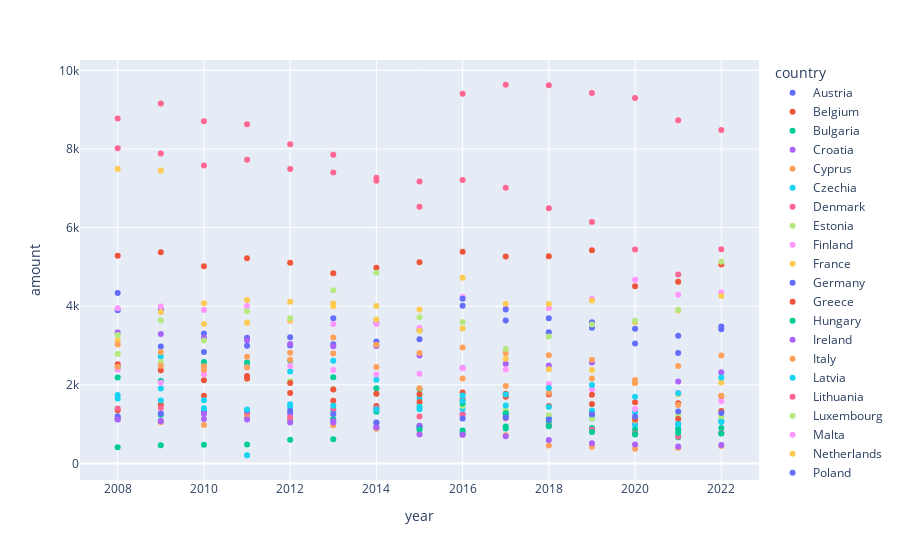

The notebook cell this image was saved under:
### Markdown cell above
Now, I'm going to add up all the crime per country, per year. Because each crime is in the per 100k units, i can simply add them up to get the total amount of crimes per 100k for a given country for a given year

### Code cell
df_crime_100k = df_crime[ df_crime["Unit of measure"] == "Per hundred thousand inhabitants" ]
df_crime_100k_nona = df_crime_100k.dropna()


country_lst = []
year_lst = []
amount = []
for country in eu_countries:
    df_country = get_crime_data(country)
    min = df_country["Year"].min()
    max = df_country["Year"].max()

    df_crime_country = pd.DataFrame()
    
    for year in range(min, max + 1):
        df_country_year = df_country[df_country["Year"] == year]
        sum = df_country_year["Amount (Per 100k)"].sum()
        country_lst.append(country)
        year_lst.append(year)
        amount.append(sum)
    

df_total_crime = pd.DataFrame({"country" : country_lst, "year" : year_lst, "amount" : amount})

print(df_total_crime)


print(df_total_crime.corr())
px.scatter(df_total_crime, x="year", y="amount", color="country")

### Figure 1 — Plotly figure (JSON) as saved in the notebook; plotly's stock layout.template omitted (floating-point values rounded to 4 significant figures)
{"data": [{"hovertemplate": "country=Austria<br>year=%{x}<br>amount=%{y}<extra></extra>", "legendgroup": "Austria", "marker": {"color": "#636efa", "symbol": "circle"}, "mode": "markers", "name": "Austria", "orientation": "v", "showlegend": true, "type": "scatter", "x": [2008, 2009, 2010, 2011, 2012, 2013, 2014, 2015, 2016, 2017, 2018, 2019, 2020, 2021, 2022], "xaxis": "x", "y": [3897.0, 3907.0, 3308.0, 3197.0, 3212.0, 3697.0, 3574.0, 3397.0, 4012.0, 3635.0, 3338.0, 3451.0, 3051.0, 2811.0, 3413.0], "yaxis": "y"}, {"hovertemplate": "country=Belgium<br>year=%{x}<br>amount=%{y}<extra></extra>", "legendgroup": "Belgium", "marker": {"color": "#EF553B", "symbol": "circle"}, "mode": "markers", "name": "Belgium", "orientation": "v", "showlegend": true, "type": "scatter", "x": [2008, 2009, 2010, 2011, 2012, 2013, 2014, 2015, 2016, 2017, 2018, 2019, 2020, 2021, 2022], "xaxis": "x", "y": [5287.0, 5371.0, 5014.0, 5220.0, 5103.0, 4839.0, 4980.0, 5118.0, 5383.0, 5264.0, 5271.0, 5426.0, 4507.0, 4623.0, 5064.0], "yaxis": "y"}, {"hovertemplate": "country=Bulgaria<br>year=%{x}<br>amount=%{y}<extra></extra>", "legendgroup": "Bulgaria", "marker": {"color": "#00cc96", "symbol": "circle"}, "mode": "markers", "name": "Bulgaria", "orientation": "v", "showlegend": true, "type": "scatter", "x": [2008, 2009, 2010, 2011, 2012, 2013, 2014, 2015, 2016, 2017, 2018, 2019, 2020, 2021, 2022], "xaxis": "x", "y": [1126.0, 1239.0, 1334.0, 1186.0, 1102.0, 1131.0, 1038.0, 954.0, 839.5, 937.0, 963.2, 864.6, 738.0, 668.0, 765.1], "yaxis": "y"}, {"hovertemplate": "country=Croatia<br>year=%{x}<br>amount=%{y}<extra></extra>", "legendgroup": "Croatia", "marker": {"color": "#ab63fa", "symbol": "circle"}, "mode": "markers", "name": "Croatia", "orientation": "v", "showlegend": true, "type": "scatter", "x": [2008, 2009, 2010, 2011, 2012, 2013, 2014, 2015, 2016, 2017, 2018, 2019, 2020, 2021, 2022], "xaxis": "x", "y": [1143.0, 1084.0, 1128.0, 1213.0, 1261.0, 1073.0, 918.8, 958.4, 1258.0, 1217.0, 1171.0, 1242.0, 1007.0, 1006.0, 1079.0], "yaxis": "y"}, {"hovertemplate": "country=Cyprus<br>year=%{x}<br>amount=%{y}<extra></extra>", "legendgroup": "Cyprus", "marker": {"color": "#FFA15A", "symbol": "circle"}, "mode": "markers", "name": "Cyprus", "orientation": "v", "showlegend": true, "type": "scatter", "x": [2008, 2009, 2010, 2011, 2012, 2013, 2014, 2015, 2016, 2017, 2018, 2019, 2020, 2021, 2022], "xaxis": "x", "y": [1135.0, 1045.0, 975.4, 1218.0, 1134.0, 973.5, 880.2, 762.8, 733.0, 715.6, 458.8, 422.1, 371.4, 396.9, 441.6], "yaxis": "y"}, {"hovertemplate": "country=Czechia<br>year=%{x}<br>amount=%{y}<extra></extra>", "legendgroup": "Czechia", "marker": {"color": "#19d3f3", "symbol": "circle"}, "mode": "markers", "name": "Czechia", "orientation": "v", "showlegend": true, "type": "scatter", "x": [2008, 2009, 2010, 2011, 2012, 2013, 2014, 2015, 2016, 2017, 2018, 2019, 2020, 2021, 2022], "xaxis": "x", "y": [2459.0, 2718.0, 2554.0, 2493.0, 2342.0, 2610.0, 2131.0, 1665.0, 1390.0, 1275.0, 1158.0, 1167.0, 965.0, 906.6, 1083.0], "yaxis": "y"}, {"hovertemplate": "country=Denmark<br>year=%{x}<br>amount=%{y}<extra></extra>", "legendgroup": "Denmark", "marker": {"color": "#FF6692", "symbol": "circle"}, "mode": "markers", "name": "Denmark", "orientation": "v", "showlegend": true, "type": "scatter", "x": [2008, 2009, 2010, 2011, 2012, 2013, 2014, 2015, 2016, 2017, 2018, 2019, 2020, 2021, 2022], "xaxis": "x", "y": [8775.0, 9158.0, 8707.0, 8628.0, 8122.0, 7854.0, 7267.0, 6529.0, 7213.0, 7012.0, 6493.0, 6144.0, 5442.0, 4807.0, 5446.0], "yaxis": "y"}, {"hovertemplate": "country=Estonia<br>year=%{x}<br>amount=%{y}<extra></extra>", "legendgroup": "Estonia", "marker": {"color": "#B6E880", "symbol": "circle"}, "mode": "markers", "name": "Estonia", "orientation": "v", "showlegend": true, "type": "scatter", "x": [2008, 2009, 2010, 2011, 2012, 2013, 2014, 2015, 2016, 2017, 2018, 2019, 2020, 2021, 2022], "xaxis": "x", "y": [2781.0, 2581.0, 2508.0, 2153.0, 2091.0, 1886.0, 1774.0, 1489.0, 1464.0, 1356.0, 1228.0, 1134.0, 1092.0, 1215.0, 1183.0], "yaxis": "y"}, {"hovertemplate": "country=Finland<br>year=%{x}<br>amount=%{y}<extra></extra>", "legendgroup": "Finland", "marker": {"color": "#FF97FF", "symbol": "circle"}, "mode": "markers", "name": "Finland", "orientation": "v", "showlegend": true, "type": "scatter", "x": [2008, 2009, 2010, 2011, 2012, 2013, 2014, 2015, 2016, 2017, 2018, 2019, 2020, 2021, 2022], "xaxis": "x", "y": [3948.0, 3991.0, 3907.0, 4003.0, 3631.0, 3547.0, 3548.0, 3452.0, 4235.0, 3957.0, 3956.0, 4189.0, 4676.0, 4289.0, 4351.0], "yaxis": "y"}, {"hovertemplate": "country=France<br>year=%{x}<br>amount=%{y}<extra></extra>", "legendgroup": "France", "marker": {"color": "#FECB52", "symbol": "circle"}, "mode": "markers", "name": "France", "orientation": "v", "showlegend": true, "type": "scatter", "x": [2008, 2009, 2010, 2011, 2012, 2013, 2014, 2015, 2016, 2017, 2018, 2019, 2020, 2021, 2022], "xaxis": "x", "y": [3126.0, 3855.0, 3548.0, 3580.0, 3637.0, 4000.0, 4003.0, 3916.0, 4725.0, 4060.0, 4056.0, 4144.0, 3594.0, 3891.0, 4262.0], "yaxis": "y"}, {"hovertemplate": "country=Germany<br>year=%{x}<br>amount=%{y}<extra></extra>", "legendgroup": "Germany", "marker": {"color": "#636efa", "symbol": "circle"}, "mode": "markers", "name": "Germany", "orientation": "v", "showlegend": true, "type": "scatter", "x": [2008, 2009, 2010, 2011, 2012, 2013, 2014, 2015, 2016, 2017, 2018, 2019, 2020, 2021, 2022], "xaxis": "x", "y": [4338.0, 2972.0, 2833.0, 2997.0, 2997.0, 3033.0, 3100.0, 3161.0, 4187.0, 3918.0, 3692.0, 3593.0, 3427.0, 3246.0, 3483.0], "yaxis": "y"}, {"hovertemplate": "country=Greece<br>year=%{x}<br>amount=%{y}<extra></extra>", "legendgroup": "Greece", "marker": {"color": "#EF553B", "symbol": "circle"}, "mode": "markers", "name": "Greece", "orientation": "v", "showlegend": true, "type": "scatter", "x": [2008, 2009, 2010, 2011, 2012, 2013, 2014, 2015, 2016, 2017, 2018, 2019, 2020, 2021, 2022], "xaxis": "x", "y": [1354.0, 1493.0, 1719.0, 2224, 1790.0, 1595.0, 1459.0, 1561.0, 1624.0, 1699.0, 1461.0, 1512.0, 1120.0, 1128.0, 1337.0], "yaxis": "y"}, {"hovertemplate": "country=Hungary<br>year=%{x}<br>amount=%{y}<extra></extra>", "legendgroup": "Hungary", "marker": {"color": "#00cc96", "symbol": "circle"}, "mode": "markers", "name": "Hungary", "orientation": "v", "showlegend": true, "type": "scatter", "x": [2008, 2009, 2010, 2011, 2012, 2013, 2014, 2015, 2016, 2017, 2018, 2019, 2020, 2021, 2022], "xaxis": "x", "y": [2189.0, 2100, 2582.0, 2565.0, 2622.0, 2192.0, 1912.0, 1887.0, 1524.0, 1275.0, 1062.0, 902.2, 858.1, 865.7, 904.0], "yaxis": "y"}, {"hovertemplate": "country=Ireland<br>year=%{x}<br>amount=%{y}<extra></extra>", "legendgroup": "Ireland", "marker": {"color": "#ab63fa", "symbol": "circle"}, "mode": "markers", "name": "Ireland", "orientation": "v", "showlegend": true, "type": "scatter", "x": [2008, 2009, 2010, 2011, 2012, 2013, 2014, 2015, 2016, 2017, 2018, 2019, 2020, 2021, 2022], "xaxis": "x", "y": [3333.0, 3293.0, 3198.0, 3132.0, 3038.0, 2983.0, 2988.0, 2744.0, 2429.0, 2537.0, 2493.0, 2568.0, 2068.0, 2082.0, 2322.0], "yaxis": "y"}, {"hovertemplate": "country=Italy<br>year=%{x}<br>amount=%{y}<extra></extra>", "legendgroup": "Italy", "marker": {"color": "#FFA15A", "symbol": "circle"}, "mode": "markers", "name": "Italy", "orientation": "v", "showlegend": true, "type": "scatter", "x": [2008, 2009, 2010, 2011, 2012, 2013, 2014, 2015, 2016, 2017, 2018, 2019, 2020, 2021, 2022], "xaxis": "x", "y": [3027.0, 2838.0, 2472.0, 2712.0, 2818.0, 3205.0, 3017.0, 2809.0, 2949.0, 2809.0, 2753.0, 2637.0, 2123.0, 2479.0, 2745.0], "yaxis": "y"}, {"hovertemplate": "country=Latvia<br>year=%{x}<br>amount=%{y}<extra></extra>", "legendgroup": "Latvia", "marker": {"color": "#19d3f3", "symbol": "circle"}, "mode": "markers", "name": "Latvia", "orientation": "v", "showlegend": true, "type": "scatter", "x": [2008, 2009, 2010, 2011, 2012, 2013, 2014, 2015, 2016, 2017, 2018, 2019, 2020, 2021, 2022], "xaxis": "x", "y": [1738.0, 1903.0, 1608.0, 208.4, 1426.0, 1362.0, 1405.0, 1376.0, 1588.0, 1474.0, 1436.0, 1346, 1302.0, 1003.0, 1053.0], "yaxis": "y"}, {"hovertemplate": "country=Lithuania<br>year=%{x}<br>amount=%{y}<extra></extra>", "legendgroup": "Lithuania", "marker": {"color": "#FF6692", "symbol": "circle"}, "mode": "markers", "name": "Lithuania", "orientation": "v", "showlegend": true, "type": "scatter", "x": [2008, 2009, 2010, 2011, 2012, 2013, 2014, 2015, 2016, 2017, 2018, 2019, 2020, 2021, 2022], "xaxis": "x", "y": [1397.0, 1412.0, 1273.0, 1293.0, 1165.0, 1385.0, 1397.0, 1197.0, 1232.0, 1147.0, 959.2, 854.5, 759.2, 687.6, 776.9], "yaxis": "y"}, {"hovertemplate": "country=Luxembourg<br>year=%{x}<br>amount=%{y}<extra></extra>", "legendgroup": "Luxembourg", "marker": {"color": "#B6E880", "symbol": "circle"}, "mode": "markers", "name": "Luxembourg", "orientation": "v", "showlegend": true, "type": "scatter", "x": [2008, 2009, 2010, 2011, 2012, 2013, 2014, 2015, 2016, 2017, 2018, 2019, 2020, 2021, 2022], "xaxis": "x", "y": [3268.0, 3634.0, 3129.0, 3875.0, 3695.0, 4405.0, 4848.0, 3721.0, 3599.0, 2908.0, 3227.0, 3532.0, 3628.0, 3909.0, 5133.0], "yaxis": "y"}, {"hovertemplate": "country=Malta<br>year=%{x}<br>amount=%{y}<extra></extra>", "legendgroup": "Malta", "marker": {"color": "#FF97FF", "symbol": "circle"}, "mode": "markers", "name": "Malta", "orientation": "v", "showlegend": true, "type": "scatter", "x": [2008, 2009, 2010, 2011, 2012, 2013, 2014, 2015, 2016, 2017, 2018, 2019, 2020, 2021, 2022], "xaxis": "x", "y": [2390.0, 2055.0, 2269.0, 2440.0, 2482.0, 2380.0, 2263.0, 2282.0, 2420.0, 2391.0, 2021.0, 1881.0, 1386.0, 1795.0, 1583.0], "yaxis": "y"}, {"hovertemplate": "country=Netherlands<br>year=%{x}<br>amount=%{y}<extra></extra>", "legendgroup": "Netherlands", "marker": {"color": "#FECB52", "symbol": "circle"}, "mode": "markers", "name": "Netherlands", "orientation": "v", "showlegend": true, "type": "scatter", "x": [2008, 2009, 2010, 2011, 2012, 2013, 2014, 2015, 2016, 2017, 2018, 2019, 2020, 2021, 2022], "xaxis": "x", "y": [7492.0, 7451.0, 4078.0, 4159.0, 4116.0, 4070.0, 3662.0, 3374.0, 3434.0, 2663.0, 2399.0, 2377.0, 2046.0, 1760.0, 2062.0], "yaxis": "y"}, {"hovertemplate": "country=Poland<br>year=%{x}<br>amount=%{y}<extra></extra>", "legendgroup": "Poland", "marker": {"color": "#636efa", "symbol": "circle"}, "mode": "markers", "name": "Poland", "orientation": "v", "showlegend": true, "type": "scatter", "x": [2008, 2009, 2010, 2011, 2012, 2013, 2014, 2015, 2016, 2017, 2018, 2019, 2020, 2021, 2022], "xaxis": "x", "y": [1201.0, 1273.0, 1288.0, 1348.0, 1332.0, 1255.0, 1041.0, 903.4, 1144.0, 1168.0, 1120.0, 1250.0, 1197.0, 1322, 1283.0], "yaxis": "y"}, {"hovertemplate": "country=Portugal<br>year=%{x}<br>amount=%{y}<extra></extra>", "legendgroup": "Portugal", "marker": {"color": "#EF553B", "symbol": "circle"}, "mode": "markers", "name": "Portugal", "orientation": "v", "showlegend": true, "type": "scatter", "x": [2008, 2009, 2010, 2011, 2012, 2013, 2014, 2015, 2016, 2017, 2018, 2019, 2020, 2021, 2022], "xaxis": "x", "y": [2522.0, 2370.0, 2114.0, 2163.0, 2047.0, 1878.0, 1771.0, 1760.0, 1807.0, 1771.0, 1755.0, 1750.0, 1557.0, 1530.0, 1716.0], "yaxis": "y"}, {"hovertemplate": "country=Romania<br>year=%{x}<br>amount=%{y}<extra></extra>", "legendgroup": "Romania", "marker": {"color": "#00cc96", "symbol": "circle"}, "mode": "markers", "name": "Romania", "orientation": "v", "showlegend": true, "type": "scatter", "x": [2008, 2009, 2010, 2011, 2012, 2013, 2014, 2015, 2016, 2017, 2018, 2019, 2020, 2021, 2022], "xaxis": "x", "y": [410.1, 461.6, 478.0, 483.9, 601.6, 613.2, 1312.0, 857.5, 768.9, 887.0, 946.3, 796.8, 739.5, 774.1, 759.1], "yaxis": "y"}, {"hovertemplate": "country=Slovakia<br>year=%{x}<br>amount=%{y}<extra></extra>", "legendgroup": "Slovakia", "marker": {"color": "#ab63fa", "symbol": "circle"}, "mode": "markers", "name": "Slovakia", "orientation": "v", "showlegend": true, "type": "scatter", "x": [2008, 2009, 2010, 2011, 2012, 2013, 2014, 2015, 2016, 2017, 2018, 2019, 2020, 2021, 2022], "xaxis": "x", "y": [1116.0, 1075.0, 1260.0, 1118.0, 1043.0, 1044.0, 915.4, 736.9, 727.4, 689.3, 596.1, 516.0, 483.6, 433.4, 467.3], "yaxis": "y"}, {"hovertemplate": "country=Slovenia<br>year=%{x}<br>amount=%{y}<extra></extra>", "legendgroup": "Slovenia", "marker": {"color": "#FFA15A", "symbol": "circle"}, "mode": "markers", "name": "Slovenia", "orientation": "v", "showlegend": true, "type": "scatter", "x": [2008, 2009, 2010, 2011, 2012, 2013, 2014, 2015, 2016, 2017, 2018, 2019, 2020, 2021, 2022], "xaxis": "x", "y": [2457.0, 2484.0, 2380.0, 2448.0, 2640.0, 2800.0, 2455.0, 1913.0, 2160.0, 1971.0, 1798.0, 2159.0, 2046.0, 1488.0, 1724.0], "yaxis": "y"}, {"hovertemplate": "country=Spain<br>year=%{x}<br>amount=%{y}<extra></extra>", "legendgroup": "Spain", "marker": {"color": "#19d3f3", "symbol": "circle"}, "mode": "markers", "name": "Spain", "orientation": "v", "showlegend": true, "type": "scatter", "x": [2008, 2009, 2010, 2011, 2012, 2013, 2014, 2015, 2016, 2017, 2018, 2019, 2020, 2021, 2022], "xaxis": "x", "y": [1654.0, 1601.0, 1406.0, 1375.0, 1506.0, 1469.0, 1372.0, 1445.0, 1727.0, 1752.0, 1921.0, 1994.0, 1698.0, 1786.0, 2185.0], "yaxis": "y"}, {"hovertemplate": "country=Sweden<br>year=%{x}<br>amount=%{y}<extra></extra>", "legendgroup": "Sweden", "marker": {"color": "#FF6692", "symbol": "circle"}, "mode": "markers", "name": "Sweden", "orientation": "v", "showlegend": true, "type": "scatter", "x": [2008, 2009, 2010, 2011, 2012, 2013, 2014, 2015, 2016, 2017, 2018, 2019, 2020, 2021, 2022], "xaxis": "x", "y": [8018.0, 7884.0, 7581.0, 7723.0, 7488.0, 7399.0, 7190.0, 7176.0, 9402.0, 9634.0, 9620.0, 9424.0, 9299.0, 8730.0, 8483.0], "yaxis": "y"}], "layout": {"legend": {"title": {"text": "country"}, "tracegroupgap": 0}, "margin": {"t": 60}, "xaxis": {"anchor": "y", "domain": [0, 1], "title": {"text": "year"}}, "yaxis": {"anchor": "x", "domain": [0, 1], "title": {"text": "amount"}}}}
